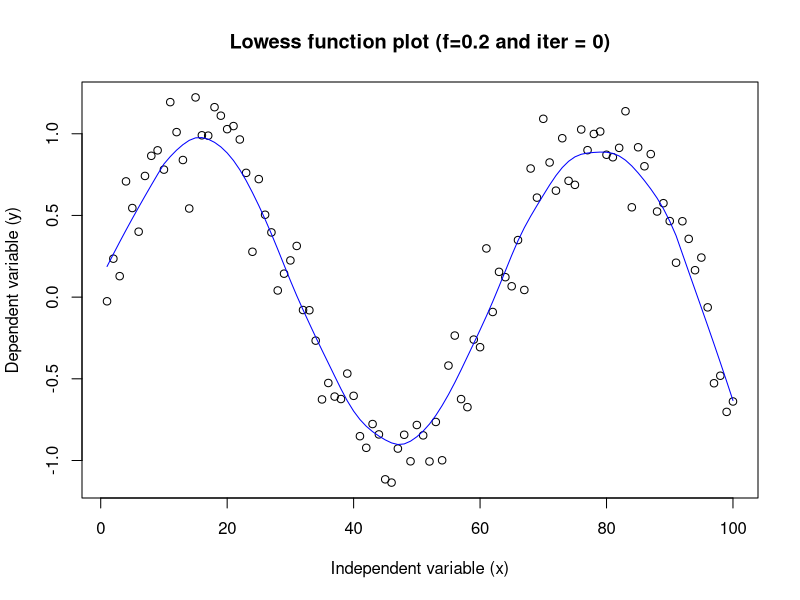
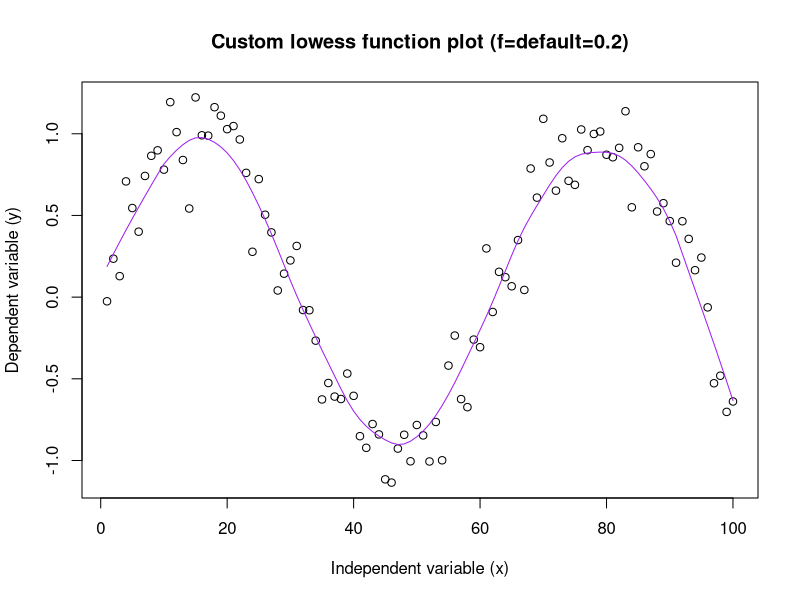

These figures' R source, in order:
## ---- chunk 1
library("ggplot2")

## ---- chunk 2
set.seed(1)

x <- 1:100
e <- rnorm(100, mean = 0, sd = 0.2)
y <- sin(x/10) + e

## ---- chunk 3
customLowess <- function(x, y, f = 0.2){
  # Number of observations
  n <- length(x)
  
  # Size of closed neighbourhood
  k <- floor(f * n)
  
  # Smoothed y values
  y_smoothed <- numeric(n)
  
  for (i in 1:n){
    # Distance from current point
    distances <- abs(x[i] - x)
    
    # Take the sorted positions of the points
    sorted_distance_positions <- order(distances)
    
    # Take the positions of the nearest neighbours
    neighbour_positions <- sorted_distance_positions[1:k]
    
    # Maximum distance
    neighbour_distances <- distances[neighbour_positions]
    d_max <- max(neighbour_distances)
    
    # Compute weights
    w <- (1 - (distances[neighbour_positions] / d_max)^3)^3
    
    # Weighted regression
    x_neighbourhood <- cbind(1, x[neighbour_positions])
    y_neighbourhood <- y[neighbour_positions]
    W <- diag(w)
    beta_hat <- solve(t(x_neighbourhood) %*% W %*% x_neighbourhood) %*% t(x_neighbourhood) %*% W %*% y_neighbourhood
    
    y_smooth <- c(1, x[i]) %*% beta_hat
    
    y_smoothed[i] <- y_smooth
  }
  
  results <- data.frame(
    x_new = x,
    y_new = y_smoothed
  )
  
  return(results)
}

## ---- chunk 4
lowess_results <- data.frame(lowess(x,y,f=0.2,iter=0))

customLowess_results <- customLowess(x,y)

print(lowess_results)
print(customLowess_results)
## ---- chunk 5
plot(x,y, xlab = "Independent variable (x)", ylab = "Dependent variable (y)", main = "Lowess function plot (f=0.2 and iter = 0)")

lines(lowess_results$x, lowess_results$y, col = "blue")
## ---- chunk 6
plot(x,y,xlab = "Independent variable (x)", ylab = "Dependent variable (y)", main = "Custom lowess function plot (f=default=0.2)")


lines(customLowess_results$x, customLowess_results$y, col = "purple")
